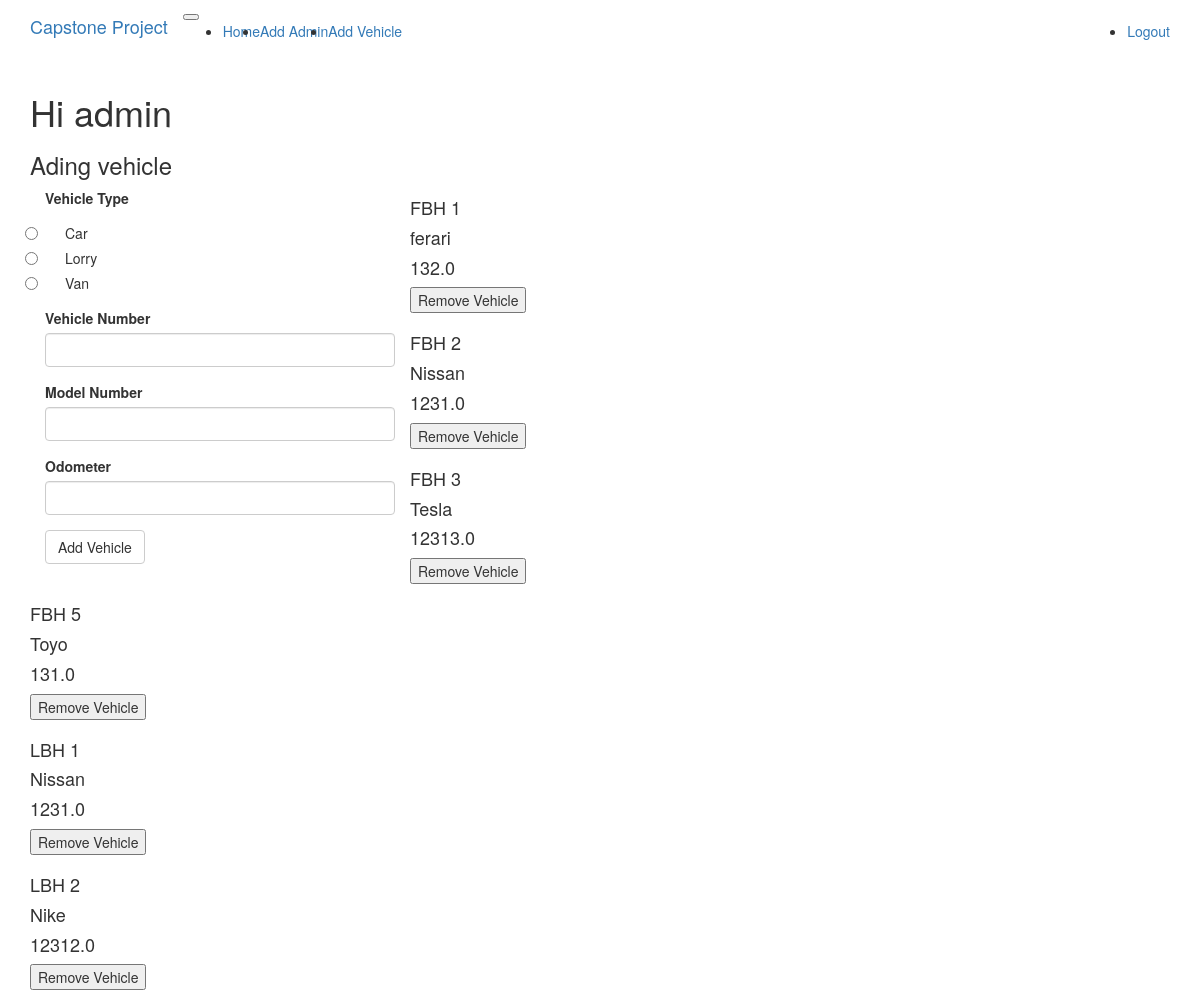
The page /addvehicle (signed in) on the database its author committed.
### app/models.py (models this page shows, shortened)
class User(UserMixin, db.Model):
	__tablename__ = 'user'
	id = db.Column(db.Integer, primary_key=True)
	username = db.Column(db.String(64), index=True, unique=True)
	password_hash = db.Column(db.String(128))
	type = db.Column(db.String)

class Vehicle(db.Model):
	__tablename__ = 'vehicle'
	id = db.Column(db.Integer, primary_key=True)
	vehicle_num = db.Column(db.String(64))
	model_number = db.Column(db.String(64))
	odometer = db.Column(db.Float(64))
	vehicle_type = db.Column(db.String(64))
	unit_price = db.Column(db.Float(64))
	transaction = db.relationship('Transaction', backref='vehicle', lazy='dynamic')

class Lorry(Vehicle):
	def __init__(self):
		self.unit_price = 120.0
		self.vehicle_type = 'Lorry'

### app/routes.py (the view, shortened to what this page needs)
@application.route('/addvehicle', methods=["GET","POST"])
@login_required
def addvehicle():
	user = AdminUser.query.filter_by(username = current_user.username).first()
	if user.type != 'admin':
		return redirect('/')
	vehicles = Vehicle.query.all()
	form = AddVehicleForm()
	return render_template('add_vehicle.html', title='Add Vehicle',
		form=form, type=user.type, vehicles=vehicles)

### app/forms.py
class AddVehicleForm(FlaskForm):
    vehicleType = RadioField('Vehicle Type', choices=[('Car', 'Car'), ('Lorry', 'Lorry'), ('Van', 'Van')],
                             validators=[DataRequired()])
    vehicleNum = StringField('Vehicle Number', validators=[DataRequired()])
    modelNumber = StringField('Model Number', validators=[DataRequired()])
    odometer = DecimalField('Odometer', validators=[DataRequired()])
    submit = SubmitField('Add Vehicle')

### app/models.py (called while the page is built)
@login.user_loader
def load_user(id):
    return User.query.get(int(id))

### app/templates/add_vehicle.html (shortened to what this page needs)
{% extends "base.html" %}
{% import "bootstrap/wtf.html" as wtf %}
{% block app_content %}
    <h1>Hi {{current_user.username}}</h1>
    <h3> Ading vehicle</h3>
    <div>
        <div class="col-md-4">
            {{ wtf.quick_form(form) }}
        </div>
    </div>
    {% for vehicle in vehicles %}
        <div class='border border-primary'>
            <h4>{{vehicle.vehicle_num}}</h4>
            <h4>{{vehicle.model_number}}</h4>
            <h4>{{vehicle.odometer}}</h4>
            <form  action="/removevehicle" method="POST">
                <button name='id' value={{vehicle.id}} type="submit">Remove Vehicle</button>
            </form>
        </div>
    {% endfor %}
{% endblock %}

### app/templates/base.html (shortened to what this page needs)
{% extends "bootstrap/base.html" %}
{% block navbar %}
  <nav class="navbar  navbar-expand-lg navbar-light bg-light">
    <div class="container">
        <a class="navbar-brand" href="{{ url_for('index') }}">Capstone Project</a>
        <button type="button" class="navbar-toggler" data-toggle="collapse" data-target="#bs-example-navbar-collapse-1">
        </button>
      <div class="collapse navbar-collapse" id="bs-example-navbar-collapse-1">
        <ul class="navbar-nav mr-auto">
          <li class="nav-item"><a class="nav-link" href="{{ url_for('index') }}">Home</a></li>
          {% if type=='admin' %}
          <li class="nav-item"><a class="nav-link" href="{{ url_for('addadmin') }}">Add Admin</a></li>
          <li class="nav-item"><a class="nav-link" href="{{ url_for('addvehicle') }}">Add Vehicle</a></li>
          {% elif type=='customer' %}
          <li class="nav-item"><a class="nav-link" href="{{ url_for('balance') }}">Balance</a></li>
          <li class="nav-item"><a class="nav-link" href="{{ url_for('selectVehicle') }}">Book Vehicle</a></li>
          <li class="nav-item"><a class="nav-link" href="{{ url_for('selectRentOutVehicle') }}">Dispatch Vehicle</a></li>
          {% endif %}
        </ul>
        <ul class="navbar-nav navbar-right">
          {% if current_user.is_anonymous %}
          <li class="nav-item"><a class="nav-link" href="{{ url_for('login') }}">Login</a></li>
          {% else %}
          <li class="nav-item"><a class="nav-link" href="{{ url_for('logout') }}">Logout</a></li>
          {% endif %}
        </ul>
      </div>
    </div>
  </nav>
{% endblock %}
{% block content %}
  <div class="container">
    {% block app_content %}{% endblock %}
  </div>
{% endblock %}

### rows shown on the page
User: username "admin"
Lorry: vehicle_num "FBH 1", model_number "ferari", odometer "132.0", {{ vehicle.id }} 1 (drawn)
Lorry: vehicle_num "FBH 2", model_number "Nissan", odometer "1231.0", {{ vehicle.id }} 2 (drawn)
Lorry: vehicle_num "FBH 3", model_number "Tesla", odometer "12313.0", {{ vehicle.id }} 3 (drawn)
Lorry: vehicle_num "FBH 5", model_number "Toyo", odometer "131.0", {{ vehicle.id }} 4 (drawn)
Lorry: vehicle_num "LBH 1", model_number "Nissan", odometer "1231.0", {{ vehicle.id }} 5 (drawn)
Lorry: vehicle_num "LBH 2", model_number "Nike", odometer "12312.0", {{ vehicle.id }} 6 (drawn)
